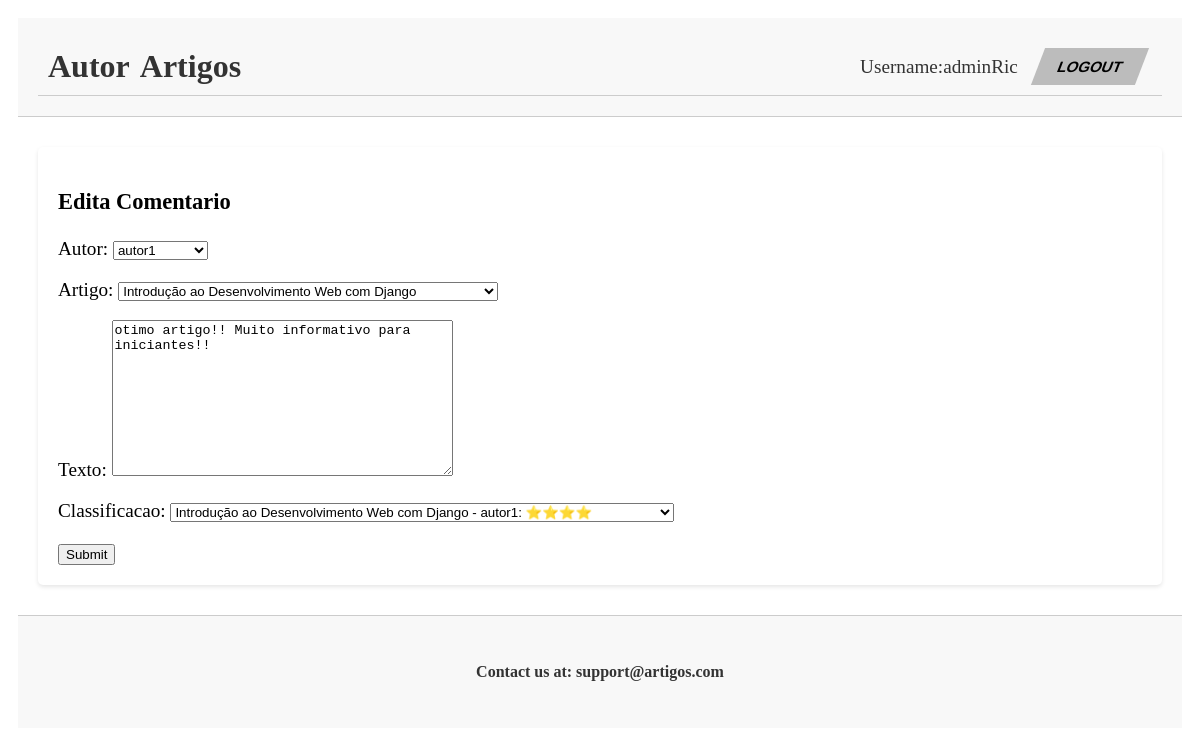
Screenshot of /artigos/artigo/Introdução ao Desenvolvimento Web com Django/1/edita_comentario (signed in) with the database file from the repository.
### artigos/models.py (models this page shows, shortened)
class Comentario(models.Model):
    autor = models.ForeignKey(Autor, on_delete=models.CASCADE)
    artigo = models.ForeignKey(Artigo, on_delete=models.CASCADE)
    texto = models.TextField()
    data_comentario = models.DateTimeField(auto_now_add=True)
    classificacao = models.ForeignKey('Classificacao', on_delete=models.SET_NULL, null=True)

### artigos/views.py (the view)
# urls.py: path('artigo/<str:artigo_titulo>/<int:comentario_id>/edita_comentario', views.edita_comentario_view, name='edita_comentario'),
@admin_required('administrador','artigos')
def edita_comentario_view(request, artigo_titulo, comentario_id):
    artigo = Artigo.objects.get(titulo=artigo_titulo)
    autor = artigo.autor
    comentario = Comentario.objects.get(id=comentario_id)
    if request.POST:
        form = comentarioForm(request.POST or None, request.FILES, instance=comentario)
        if form.is_valid():
            form.save()
            return redirect('artigos:artigo_detail',artigo.titulo)
    else:
        form = comentarioForm(instance=comentario)
    context = {'form': form, 'autor':autor, 'artigo':artigo, 'comentario':comentario}
    return render(request, 'artigos/edita_comentario.html', context)

### artigos/forms.py
class comentarioForm(forms.ModelForm):
  class Meta:
    model = Comentario
    fields = '__all__'

### artigos/models.py (called while the page is built)
    def __str__(self):
        return self.user.username

    def __str__(self):
        return self.titulo

    def __str__(self):
        return f"{self.artigo.titulo} - {self.autor.user.username}: {self.valor}"

### artigos/views.py (called while the page is built)
def admin_required(*admin_group_names):
    def decorator(view_func):
        @wraps(view_func)
        def wrapped_view(request, *args, **kwargs):
            if not request.user.is_authenticated:
                return HttpResponseForbidden("Acesso negado. Você não está autenticado.")
            user_groups = request.user.groups.all()
            admin_groups = Group.objects.filter(name__in=admin_group_names)
            if any(group in user_groups for group in admin_groups):
                return view_func(request, *args, **kwargs)
            else:
                return HttpResponseForbidden("Acesso negado. Você não é um administrador.")
        return wrapped_view
    return decorator

### artigos/templates/artigos/edita_comentario.html (shortened to what this page needs)
{% extends 'artigos/layout.html' %}
{% block content %}
    <h3>Edita Comentario</h3>
    <form action="{% url 'artigos:edita_comentario' artigo.titulo comentario.id%}" method="post" enctype='multipart/form-data'>
      {{ form.as_p }}
      <input type="submit">
    </form>
{% endblock %}

### artigos/templates/artigos/layout.html (shortened to what this page needs)
<!DOCTYPE html>
<html>
<head>
    {% load static %}
    <link rel="stylesheet" href="{% static 'artigos/styles.css' %}">
</head>
<body>
    <div class="container">
    <header id="header">
    <nav class="nav-container">
    <div class="nav-left">
        <a href="{% url 'artigos:index' %}">Autor</a>
        <a href="{% url 'artigos:artigo_list' %}">Artigos</a>
    </div>
    <div class="nav-right">
        {% if request.user.is_authenticated %}
        Username:{{request.user.username}}
        <a href="{% url 'artigos:logout' %}"><button>Logout</button></a>
        {% endif %}
    </div>
    </nav>
    </header>
    <main id="main-content" class="main">
            {% block content %}
            {% endblock %}
        </main>
        <footer id="footer">
            <h6 class="footer-text">Contact us at: support@artigos.com</h6>
        </footer>
    </div>
</body>
</html>

### artigos/static/artigos/styles.css (style rules this page uses)
.container > * { padding: 1rem; font-size: 1.2rem; }
header { grid-area: header; }
nav { grid-area: menu; }
main { grid-area: main; }
footer { grid-area: footer; }
div.container { display: grid; grid-template-areas: 'header' 'main' 'footer'; gap: 10px; padding: 10px; grid-template-columns: 1fr; grid-template-rows: auto 1fr auto; }
.nav-container { display: flex; justify-content: space-between; align-items: center; background-color: #f8f8f8; padding: 10px; border-bottom: 1px solid #ccc; }
.nav-left, .nav-right { display: flex; align-items: center; }
.nav-left a, .nav-right a { font-size: 1rem; font-weight: normal; color: #333; text-decoration: none; margin-right: 10px; }
.nav-right a { font-weight: bold; }
.nav-right { margin-left: 20px; }
.nav-left span, .nav-left a { font-size: 2rem; color: #333; font-weight: bold; }
button { background: #bcbcbc; border: none; padding: 10px 20px; display: inline-block; font-size: 15px; font-weight: 600; width: auto; text-transform: uppercase; cursor: pointer; transform: skew(-21deg); margin-left: 20px; }
button::before { content: ''; position: absolute; top: 0; bottom: 0; right: 100%; left: 0; background: rgb(20, 20, 20); opacity: 0; z-index: -1; transition: all 0.5s; }
#header { color: #333; text-align: center; padding: 20px; background-color: #f8f8f8; border-bottom: 1px solid #ccc; }
#main-content { margin: 20px; padding: 20px; background-color: #ffffff; border-radius: 5px; box-shadow: 0 2px 4px rgba(0,0,0,0.1); }
#footer { background-color: #f8f8f8; color: #333; text-align: center; padding: 10px; border-top: 1px solid #ccc; }
.footer-text { color: #333; font-size: 1rem; }
a { text-decoration: none; }

### rows the page displays
Comentario: autor "autor1", artigo "Introdução ao Desenvolvimento Web com Django", texto "otimo artigo!! Muito informativo para iniciantes!!", classificacao "Introdução ao Desenvolvimento Web com Django - autor1: ⭐⭐⭐⭐"

### other values shown
{{ request.user.username }} "adminRic"
